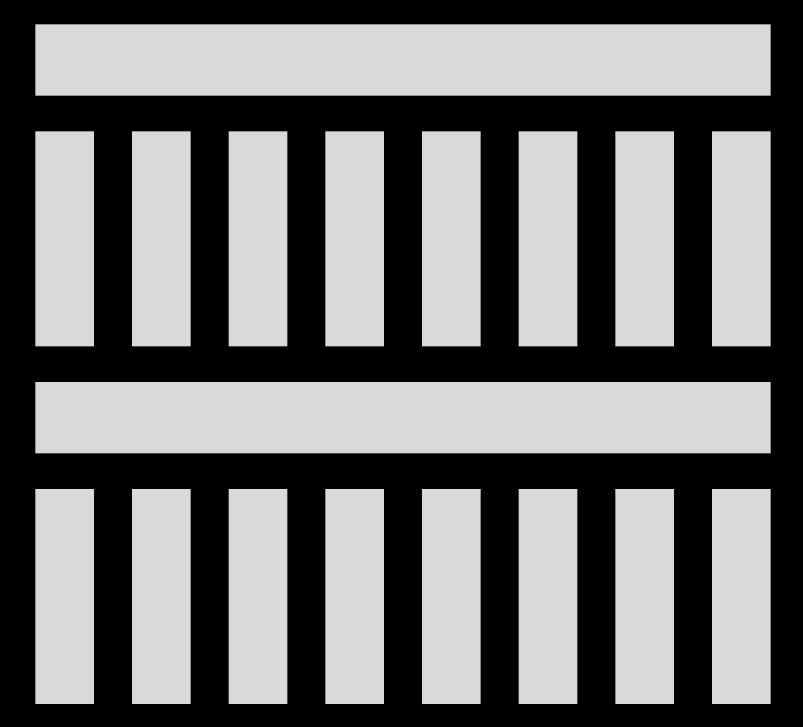
#> input picture assets/Frame.png, 2409 x 2179 px (shown at 1/3 size)
$ python generate_favicons.py
#> lines starting #> are read from the running program, lines starting #| are printed output that depends on the picture; after the words box and inside, x2 and y2 are one past the last pixel; in counts of white or black regions, pixels touching at a corner belong together
"""Regenerate the admin-dashboard's favicons from ../assets/Frame.png.

    pip install pillow
    python admin-dashboard/tool/generate_favicons.py        # run from the repo root

Frame.png is a flat mark exported on a solid black canvas (no real alpha) - the
near-black background is keyed out to transparency, then flattened onto
BACKGROUND (the same AppColors.ink900 used for the Flutter launcher icon, see
../frontend/tool/generate_app_icons.py) so the mark reads the same way across
both deployables.

Writes:
* src/app/favicon.ico     - multi-resolution (16/32/48), Next.js's App Router
                             auto-serves this at /favicon.ico.
* src/app/icon.png        - Next.js App Router auto-icon convention (512px).
* src/app/apple-icon.png  - Next.js App Router auto Apple touch icon (180px).
* public/favicon-16x16.png, favicon-32x32.png, apple-touch-icon.png,
  android-chrome-192x192.png, android-chrome-512x512.png, site.webmanifest
                             - the conventional static favicon set, for any
                               consumer that looks for explicit <link> tags
                               or a web manifest instead of the app-router
                               auto-detected files above.
"""

import json
import os

from PIL import Image

REPO_ROOT = os.path.dirname(os.path.dirname(os.path.dirname(os.path.abspath(__file__))))
SOURCE = os.path.join(REPO_ROOT, "assets", "Frame.png")
APP_DIR = os.path.join(REPO_ROOT, "admin-dashboard", "src", "app")
PUBLIC_DIR = os.path.join(REPO_ROOT, "admin-dashboard", "public")

BACKGROUND = (13, 15, 21)  # #0D0F15 - oklch(0.17 0.012 265), AppColors.ink900
SCALE = 0.72  # fraction of the canvas the artwork's longest side occupies


def _key_out_black(img, threshold=16):
    mask = img.convert("L").point(lambda p: 0 if p <= threshold else 255)
    img.putalpha(mask)
    return img


def load_artwork():
    art = Image.open(SOURCE).convert("RGBA")
#> art is the input picture: PIL image 2409x2179 RGBA; mean R, G, B, A 114.1, 114.1, 114.1, 255
    if art.getchannel("A").getextrema() == (255, 255):
        art = _key_out_black(art)
#> in _key_out_black, `mask = img.convert("L").point(lambda p: 0 if p <= threshold else 255)`:
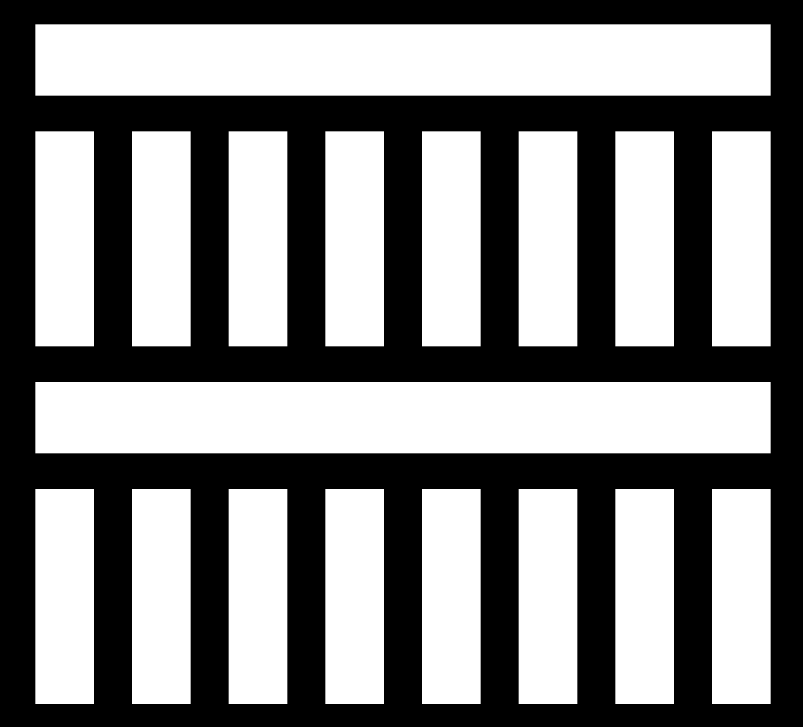
#> mask: PIL image 2409x2179 L (shown at 1/3 size); 52.6% white; 1 black region, box (x1, y1, x2, y2) and area: (0, 0, 2409, 2179) 2488723
#> in _key_out_black, `img.putalpha(mask)`:
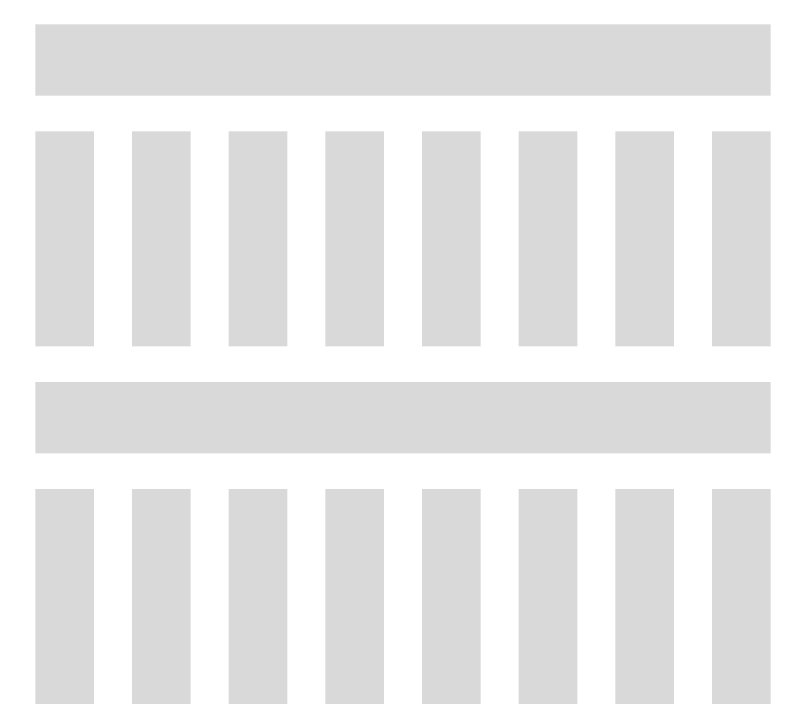
#> img: PIL image 2409x2179 RGBA (shown at 1/3 size); mean R, G, B, A 114.1, 114.1, 114.1, 134.1; transparent parts drawn white
    return art.crop(art.getbbox())
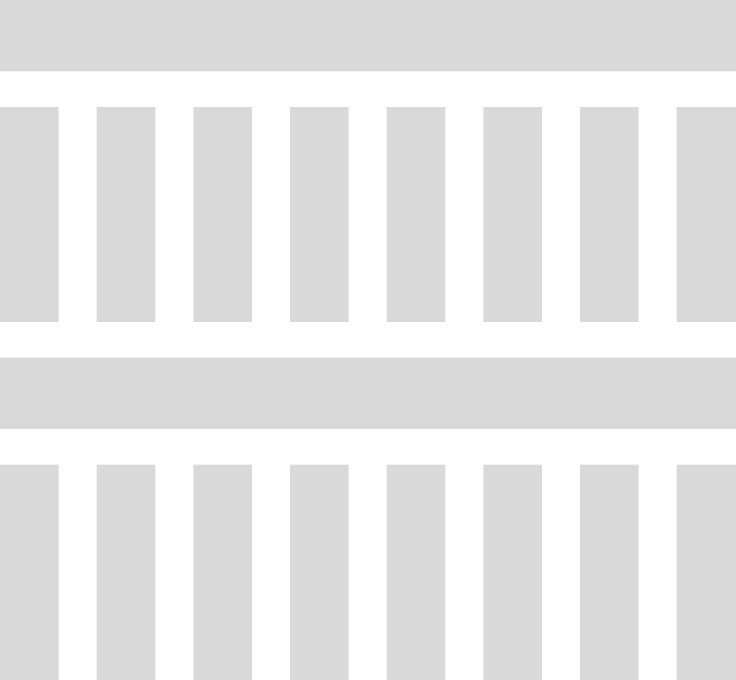
#> returned value: PIL image 2206x2039 RGBA (shown at 1/3 size); mean R, G, B, A 133.2, 133.2, 133.2, 156.5; transparent parts drawn white


def render(art, size, rgba=False):
    target = max(1, round(size * SCALE))
    ratio = target / max(art.size)
    resized = art.resize(
        (max(1, round(art.width * ratio)), max(1, round(art.height * ratio))),
        Image.LANCZOS,
    )
    canvas = Image.new("RGBA", (size, size), BACKGROUND + (255,))
    canvas.alpha_composite(
        resized, ((size - resized.width) // 2, (size - resized.height) // 2)
    )
    return canvas if rgba else canvas.convert("RGB")


def write_png(image, path):
    os.makedirs(os.path.dirname(path), exist_ok=True)
    image.save(path, "PNG", optimize=True)
    print(f"  {os.path.relpath(path, REPO_ROOT)}")


def write_webmanifest(path):
    manifest = {
        "name": "Miravelt Admin",
        "short_name": "Miravelt Admin",
        "icons": [
            {"src": "/android-chrome-192x192.png", "sizes": "192x192", "type": "image/png"},
            {"src": "/android-chrome-512x512.png", "sizes": "512x512", "type": "image/png"},
        ],
        "theme_color": "#0D0F15",
        "background_color": "#0D0F15",
        "display": "standalone",
    }
    with open(path, "w", encoding="utf-8") as fh:
        json.dump(manifest, fh, indent=2)
        fh.write("\n")
    print(f"  {os.path.relpath(path, REPO_ROOT)}")


if __name__ == "__main__":
    artwork = load_artwork()
    print(f"source {os.path.relpath(SOURCE, REPO_ROOT)} cropped to {artwork.size}")
#| source assets/Frame.png cropped to (2206, 2039)

    print("app router auto-icons:")
    write_png(render(artwork, 512), os.path.join(APP_DIR, "icon.png"))
#> in render, `resized = art.resize( (max(1, round(art.width * ratio)), max(1, round(..`:
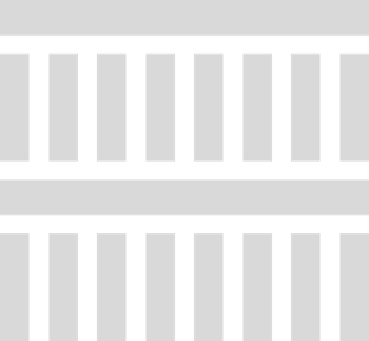
#> resized: PIL image 369x341 RGBA; mean R, G, B, A 147.5, 147.5, 147.5, 156.5; transparent parts drawn white
#> in render, `canvas = Image.new("RGBA", (size, size), BACKGROUND + (255,))`:
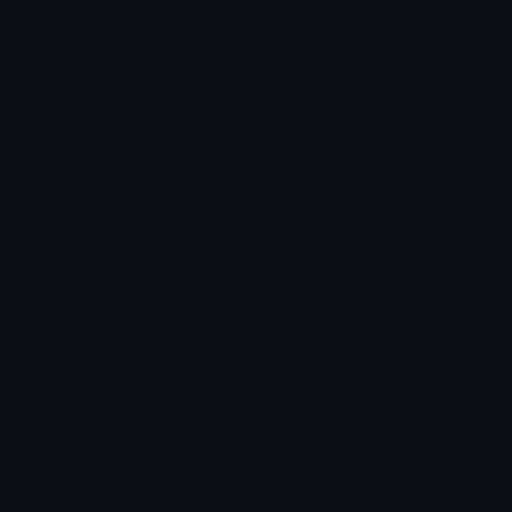
#> canvas: PIL image 512x512 RGBA; mean R, G, B, A 13, 15, 21, 255
    write_png(render(artwork, 180), os.path.join(APP_DIR, "apple-icon.png"))
    # ICO frames must be RGBA - Next/Turbopack's decoder rejects RGB PNG frames.
    render(artwork, 48, rgba=True).save(
        os.path.join(APP_DIR, "favicon.ico"),
        sizes=[(16, 16), (32, 32), (48, 48)],
    )
    print(f"  {os.path.relpath(os.path.join(APP_DIR, 'favicon.ico'), REPO_ROOT)}")

    print("static favicon set:")
    write_png(render(artwork, 16), os.path.join(PUBLIC_DIR, "favicon-16x16.png"))
#> call 4 of render, with size = 16, rgba = False
#> in render (call 4), `canvas.alpha_composite( resized, ((size - resized.width) // 2, (size -..`:
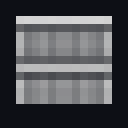
#> canvas: PIL image 16x16 RGBA (shown 8 times larger); mean R, G, B, A 76.9, 78.4, 82.4, 255
    write_png(render(artwork, 32), os.path.join(PUBLIC_DIR, "favicon-32x32.png"))
    write_png(render(artwork, 180), os.path.join(PUBLIC_DIR, "apple-touch-icon.png"))
    write_png(render(artwork, 192), os.path.join(PUBLIC_DIR, "android-chrome-192x192.png"))
#> in render (call 7), `canvas.alpha_composite( resized, ((size - resized.width) // 2, (size -..`:
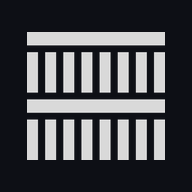
#> canvas: PIL image 192x192 RGBA; mean R, G, B, A 73.5, 74.9, 79.1, 255
    write_png(render(artwork, 512), os.path.join(PUBLIC_DIR, "android-chrome-512x512.png"))
    write_webmanifest(os.path.join(PUBLIC_DIR, "site.webmanifest"))
